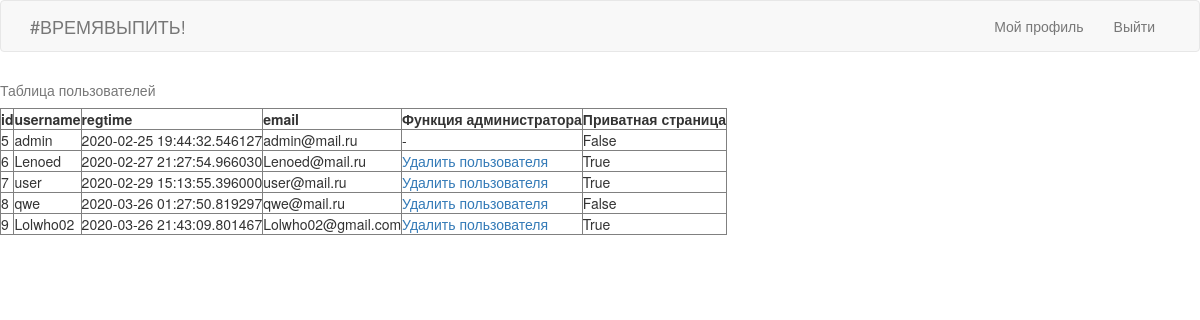
/admin (signed in), run on an earlier commit of the app's database.
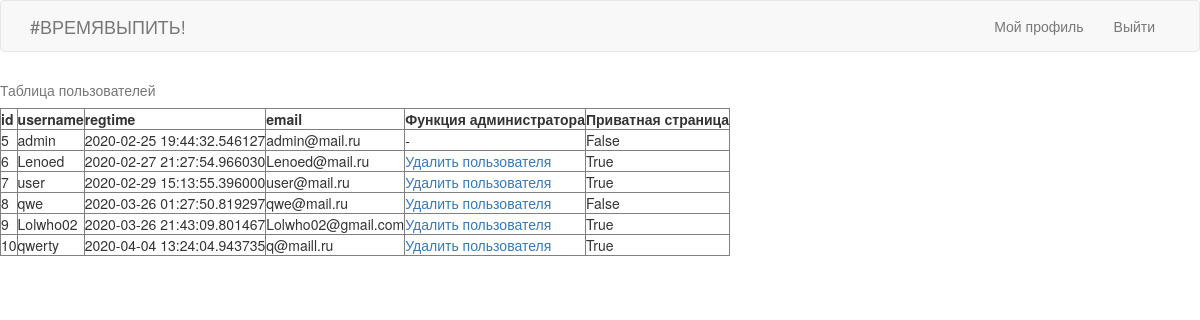
And on a later commit of the database.
### app/models.py (models this page shows, shortened)
class User(db.Model, UserMixin):
	id = db.Column(db.Integer, primary_key = True)
	username = db.Column(db.String(64), index = True, unique = True)
	regtime = db.Column(db.DateTime, index = True, default = datetime.utcnow())
	last_seen = db.Column(db.DateTime, default = datetime.utcnow())
	email = db.Column(db.String(128), index = True, unique = True)
	password_hash = db.Column(db.String(128))
	drink = db.relationship('Drinks', backref='author', lazy='dynamic')
	private_stat = db.Column(db.Boolean)
	current_state = db.Column(db.Integer, default = 0)
	followed = db.relationship('User', secondary=followers,
    	primaryjoin=(followers.c.follower_id == id),
    	secondaryjoin=(followers.c.followed_id == id),
    	backref=db.backref('followers', lazy='dynamic'), lazy='dynamic')

### app/routes.py (the view)
@app.route('/admin', methods = ['GET', 'POST'])
@login_required
def admin():
	if current_user.username == 'admin':
		names = User.query.all()
	else:
		flash(_('СТРАНИЦА ДОСТУПНА ТОЛЬКО АДМИНИСТРАТОРУ'))
		return redirect('index')
	return render_template('admin.html', names = names)

### app/models.py (called while the page is built)
@login.user_loader #настройка flask_login user_loader на БД
def load_user(id):
	return User.query.get(int(id))

### app/templates/admin.html
{% extends 'base.html' %}
{% block content %}
 <table border="1">
   <caption>Таблица пользователей</caption>
   <tr>
    <th>id</th>
    <th>username</th>
    <th>regtime</th>
    <th>email</th>
    <th>Функция администратора</th>
    <th>Приватная страница</th>
   </tr>
   {% for name in names %}
   {% if name.username == 'admin' %}
   <tr><td>{{ name.id }}</td><td>{{ name.username }}</td><td>{{ name.regtime }}</td><td>{{ name.email }}</td><td>-</td><td>{{ name.private_stat }}</td></tr>
   {% else %}
   <tr><td>{{ name.id }}</td><td>{{ name.username }}</td><td>{{ name.regtime }}</td><td>{{ name.email }}</td>
   	<td><a href = "{{ url_for('delete', username = name.username) }}"> Удалить пользователя </a></td><td>{{ name.private_stat }}</td></tr>
   {% endif %}
   {% endfor %}
{% endblock %}

What changed in the data, as far as the page shows it:
added User: id "10", username "qwerty", regtime "2020-04-04 13:24:04.943735", email "q@maill.ru", private_stat "True"
